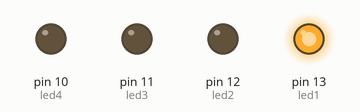
The sketch below on a simulated Arduino Uno, built with avr-gcc and run on an emulated ATmega328P. On the bench: output pins drawn as LEDs (lit = HIGH).

Above: at 0.5 s.
At 1.2 s:
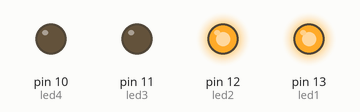
At 1.7 s:
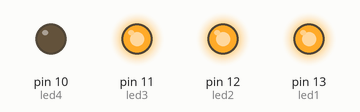
At 2.2 s:
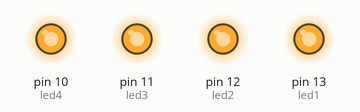
At 3.2 s:
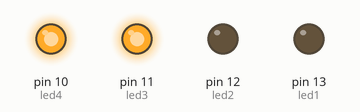
At 4.2 s:
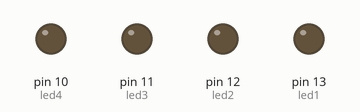
Timing chart, 0 to 5.9 s (numbered marks = the images above):
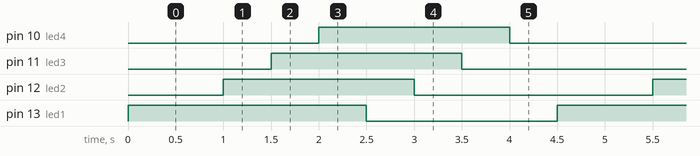

The sketch:

dort_led_lys.ino
```cpp
//değişkenler
int led1 = 13;
int led2 = 12;
int led3 = 11;
int led4 = 10;

int sure = 500; //mili saniye (mS)

void setup() {
  pinMode(led1, OUTPUT);
  pinMode(led2, OUTPUT);
  pinMode(led3, OUTPUT);
  pinMode(led4, OUTPUT);

}

void loop() {
  //  digitalWrite(led1, LOW);
  //  delay(sure);
  //  digitalWrite(led1, HIGH);
  //  delay(sure);
  //
  //  digitalWrite(led2, LOW);
  //  delay(sure);
  //  digitalWrite(led2, HIGH);
  //  delay(sure);
  //
  //  digitalWrite(led3, LOW);
  //  delay(sure);
  //  digitalWrite(led3, HIGH);
  //  delay(sure);
  //
  //  digitalWrite(led4, HIGH);
  //  delay(sure);

  digitalWrite(led1, HIGH);
  delay(sure);
  digitalWrite(led1, HIGH);
  delay(sure);
  digitalWrite(led2, HIGH);
  delay(sure);
  digitalWrite(led3, HIGH);
  delay(sure);
  digitalWrite(led4, HIGH);
  delay(sure);

  digitalWrite(led1, LOW);
  delay(sure);
  digitalWrite(led2, LOW);
  delay(sure);
  digitalWrite(led3, LOW);
  delay(sure);
  digitalWrite(led4, LOW);
  delay(sure);

}
```

Measured:
- by itself, pin 10 (led4), pin 11 (led3), pin 12 (led2): alternates HIGH for 2.0 s and LOW for 2.5 s
- by itself, pin 13 (led1): alternates HIGH for 2.5 s and LOW for 2.0 s
- by itself, everything shown: repeats every 4.5 s, in 8 steps
